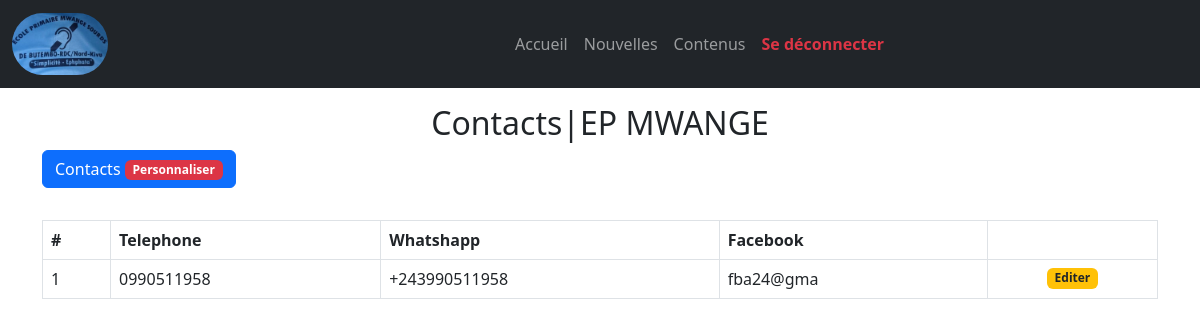
Screenshot of /admin/contacts.php (signed in) with the database file from the repository.
### tables this page shows
CREATE TABLE `contact` (
  `id` int(11) NOT NULL,
  `telephone` text NOT NULL,
  `whatsapp` text NOT NULL,
  `facebook` text NOT NULL
);

### admin/actions/viewContact.php (called while the page is built)
<?php
$rows=mysqli_query($con,"SELECT * FROM `contact`");
?>

### admin/contacts.php (the view, shortened to what this page needs)
<?php
require_once 'includes/config.php';
include 'actions/viewContact.php';
?>
<!DOCTYPE html>
<html lang="en">
<head>
  <link href="https://cdn.jsdelivr.net/npm/bootstrap@5.2.1/dist/css/bootstrap.min.css" rel="stylesheet">
</head>
<body>
<?php
include 'includes/navbar.php';
?>
<div class="container mt-3">
  <h2 class="text-center">Contacts|EP MWANGE</h2>
   <button type="button" class="btn btn-primary mb-3" data-bs-toggle="modal" data-bs-target="#Contact">
    Contacts
     <span class="badge bg-danger">Personnaliser</span>
   </button>
   <div class="table-responsive mt-3">
    <table class="table table-bordered">
      <thead>
        <tr>
          <th>#</th>
          <th>Telephone</th>
          <th>Whatshapp</th>
          <th>Facebook</th>
          <th></th>
        </tr>
      </thead>
      <tbody>
      <?php
        $i=0;
        foreach($rows as $row):
          $i++;
         ?>
        <tr>
          <td><?= $i?></td>
          <td><?= $row['telephone']?></td>
          <td><?= $row['whatsapp']?></td>
          <td><?= $row['facebook']?></td>
          <td>
          <center>
          <a href="editContact.php?id=<?= $row['id']?>">
          <span class="badge bg-warning text-dark">
            Editer
          </span>
          </a><br>
          </center>
          </td>
        </tr>
         <?php  endforeach ?>
      </tbody>
    </table>
  </div>
</div>
</body>
</html>

### rows the page displays
contact: telephone "0990511958", whatsapp "+243990511958", facebook "fba24@gma"
